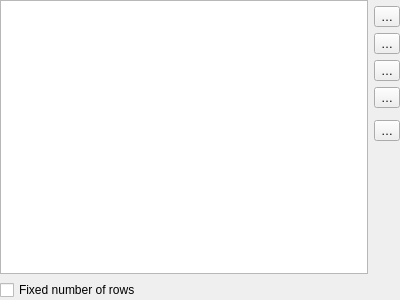
<?xml version="1.0" encoding="UTF-8"?>
<ui version="4.0">
 <class>QgsProcessingMatrixModelerWidgetBase</class>
 <widget class="QWidget" name="QgsProcessingMatrixModelerWidgetBase">
  <property name="geometry">
   <rect>
    <x>0</x>
    <y>0</y>
    <width>400</width>
    <height>300</height>
   </rect>
  </property>
  <property name="windowTitle">
   <string notr="true">Form</string>
  </property>
  <layout class="QGridLayout" name="gridLayout">
   <property name="leftMargin">
    <number>0</number>
   </property>
   <property name="topMargin">
    <number>0</number>
   </property>
   <property name="rightMargin">
    <number>0</number>
   </property>
   <property name="bottomMargin">
    <number>0</number>
   </property>
   <item row="0" column="0" rowspan="8">
    <widget class="QTableView" name="mTableView">
     <property name="selectionBehavior">
      <enum>QAbstractItemView::SelectRows</enum>
     </property>
     <attribute name="horizontalHeaderStretchLastSection">
      <bool>true</bool>
     </attribute>
    </widget>
   </item>
   <item row="4" column="1">
    <widget class="QToolButton" name="mButtonRemoveRow">
     <property name="toolTip">
      <string>Remove row</string>
     </property>
     <property name="text">
      <string>…</string>
     </property>
     <property name="icon">
      <iconset resource="../../../images/images.qrc">
       <normaloff>:/images/themes/default/symbologyRemove.svg</normaloff>:/images/themes/default/symbologyRemove.svg</iconset>
     </property>
    </widget>
   </item>
   <item row="6" column="1">
    <widget class="QToolButton" name="mButtonClear">
     <property name="toolTip">
      <string>Clear all</string>
     </property>
     <property name="text">
      <string>…</string>
     </property>
     <property name="icon">
      <iconset resource="../../../images/images.qrc">
       <normaloff>:/images/themes/default/console/iconClearConsole.svg</normaloff>:/images/themes/default/console/iconClearConsole.svg</iconset>
     </property>
    </widget>
   </item>
   <item row="7" column="1">
    <spacer name="verticalSpacer">
     <property name="orientation">
      <enum>Qt::Vertical</enum>
     </property>
     <property name="sizeHint" stdset="0">
      <size>
       <width>20</width>
       <height>172</height>
      </size>
     </property>
    </spacer>
   </item>
   <item row="8" column="0" colspan="2">
    <widget class="QCheckBox" name="mFixedRows">
     <property name="text">
      <string>Fixed number of rows</string>
     </property>
    </widget>
   </item>
   <item row="3" column="1">
    <widget class="QToolButton" name="mButtonAddRow">
     <property name="toolTip">
      <string>Add row</string>
     </property>
     <property name="text">
      <string>…</string>
     </property>
     <property name="icon">
      <iconset resource="../../../images/images.qrc">
       <normaloff>:/images/themes/default/symbologyAdd.svg</normaloff>:/images/themes/default/symbologyAdd.svg</iconset>
     </property>
    </widget>
   </item>
   <item row="1" column="1">
    <widget class="QToolButton" name="mButtonAddColumn">
     <property name="toolTip">
      <string>Add column</string>
     </property>
     <property name="text">
      <string>…</string>
     </property>
     <property name="icon">
      <iconset resource="../../../images/images.qrc">
       <normaloff>:/images/themes/default/mActionNewAttribute.svg</normaloff>:/images/themes/default/mActionNewAttribute.svg</iconset>
     </property>
    </widget>
   </item>
   <item row="2" column="1">
    <widget class="QToolButton" name="mButtonRemoveColumn">
     <property name="toolTip">
      <string>Remove column</string>
     </property>
     <property name="text">
      <string>…</string>
     </property>
     <property name="icon">
      <iconset resource="../../../images/images.qrc">
       <normaloff>:/images/themes/default/mActionDeleteAttribute.svg</normaloff>:/images/themes/default/mActionDeleteAttribute.svg</iconset>
     </property>
    </widget>
   </item>
  </layout>
 </widget>
 <resources>
  <include location="../../../images/images.qrc"/>
 </resources>
 <connections/>
</ui>
